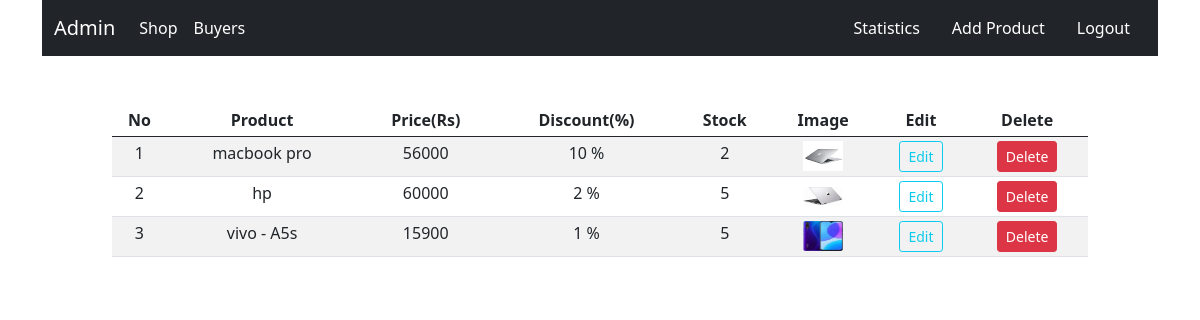
The page /admin (signed in) on the database its author committed.
### shop/products/models.py (models this page shows, shortened)
class Addproduct(db.Model):
    id = db.Column(db.Integer, primary_key=True,)
    name = db.Column(db.String(80), nullable=False)
    price= db.Column(db.Integer, nullable= False)
    discount = db.Column(db.Integer, default=0)
    stock = db.Column(db.Integer, nullable = False)
    description = db.Column(db.Text, nullable=False)
    adding_date = db.Column(db.DateTime, nullable=False,default=datetime.utcnow)
    image_1 = db.Column(db.String(120), nullable = False, default='image.jpg')
    image_2 = db.Column(db.String(120), nullable = False, default='image.jpg')
    image_3 = db.Column(db.String(120), nullable = False, default='image.jpg')
    image_4 = db.Column(db.String(120), nullable = False, default='image.jpg')

### shop/admin/routes.py (the view)
@app.route('/admin')
def admin():
    if 'email' not in session:
        flash(f'Login first','danger')
        return redirect(url_for('login'))
    products = Addproduct.query.all()
    order = Order.query.all()
    return render_template('admin/index.html', title = 'Admin', products = products, order = order)

### shop/customers/models.py (called while the page is built)
    def process_result_value(self, value, dialect):
        if value is None:
            return {}
        else:
            return json.loads(value)

### shop/templates/admin/index.html (shortened to what this page needs)
{% extends "base.html" %}
{% block content %}
{% include 'admin_navbar.html' %}
<div class="conatiner mt-5 ml-3" style="margin-left: 7rem; margin-right: 7rem;">
    <table class="table table-sm table-condensed table-striped table-hover " style="text-align: center";>
        <thead>
            <th>No</th>
            <th>Product</th>
            <th>Price(Rs)</th>
            <th>Discount(%)</th>
            <th>Stock</th>
            <th>Image</th>
            <th>Edit</th>
            <th>Delete</th>
        </thead>
        <tbody>
            {% for product in products %}
          <tr>
              <td>{{ loop.index }}</td>
              <td>{{product.name}}</td>
              <td>{{product.price}}</td>
              <td>{{product.discount}} %</td>
              <td>{{ product.stock }}</td>
              <td><img src="{{ url_for('static', filename ='images/'+ product.image_1)}}" width="40" height="30"></td>
              <td><a href="{{ url_for('updateproduct',id = product.id)}}" class="btn btn-sm btn-outline-info">Edit</a></td>
              <td><button type="button" class="btn btn-sm btn-danger" data-bs-toggle="modal" data-bs-target="#exampleModal-{{ product.id }}">
                Delete
              </button></td>
          </tr>
          {% endfor %}
        </tbody>
    </table>
</div>
{% endblock %}

### rows shown on the page
Addproduct: name "macbook pro", price "56000", discount "10", stock "2", image_1 (picture)
Addproduct: name "hp", price "60000", discount "2", stock "5", image_1 (picture)
Addproduct: name "vivo - A5s", price "15900", discount "1", stock "5", image_1 (picture)
